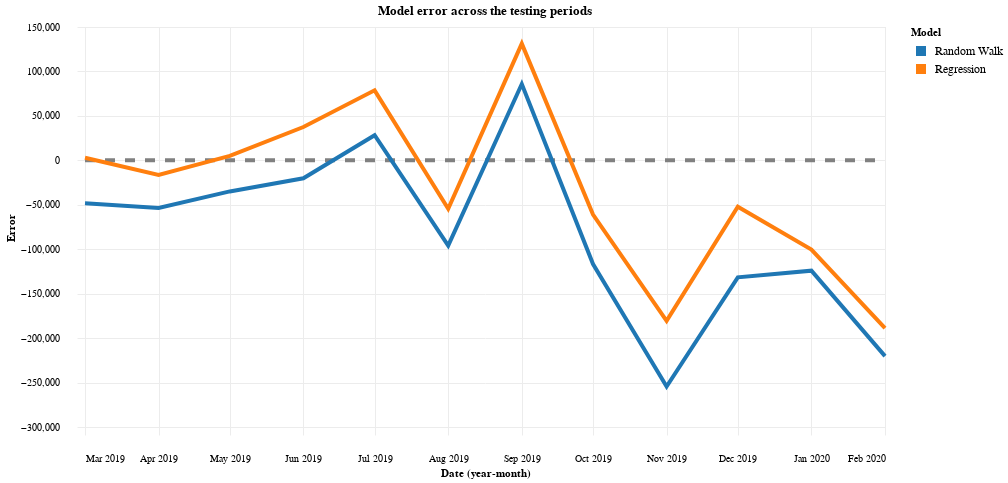

Source (notebook cell):
### Markdown cell above
### <a id="evaluation-models">Evaluation of the models</a>

The figure below outlines the deviation of each model's forecasts from the actual number of sales. The regression forecasts are higher due to the inclusion of the trend line. Both models underpredicted the end of year seasonality, but the forecasts from the regression model were a lot closer to the true values. The forecasts seem to get more unstable over time, however our sample only contains 26 data points so any further optimisation may lead to overfitting.

The table compares each model's performance; where the regression error measured lower across MSE, RMSE, MAE and MAPE. Using the RMSE as a guideline, the average forecast deviates +/- 97,000 from the actual number of sales.

### Code cell
# Calculate the model error
mdl_cv_pred = pd.DataFrame(mdl_cv_pred, index = mdl_cv_pred_dates)
mdl_cv_true_values = mdl_cv_pred.merge(ts, how = 'inner', left_index = True, right_index = True)['Sales']

mdl_cv_pred_error = mdl_cv_pred.sub(mdl_cv_true_values, axis = 0)
mdl_cv_pred_error.index.name = 'Date'

mdl_cv_pred_error = pd.melt(
    mdl_cv_pred_error.reset_index(),
    id_vars = 'Date',
    value_vars = mdl_cv_pred_error.columns,
    var_name = 'Model',
    value_name = 'Error'
)

mdl_cv_pred_error['Date'] = pd.to_datetime(mdl_cv_pred_error['Date'])

# Dashed line at 0
mdl_line = pd.DataFrame({'Date': mdl_cv_pred_error['Date'].unique(), 'Error': 0})

alt.Chart(mdl_line).mark_line(color = '#808080', strokeDash = [10, 10]).encode(
    x = alt.X('Date', timeUnit = 'yearmonth'),
    y = 'Error'
) + alt.Chart(mdl_cv_pred_error).mark_line().encode(
    x = alt.X('Date', timeUnit = 'yearmonth'),
    y = 'Error',
    color = 'Model'
).properties(
    title = "Model error across the testing periods"
)

### Figure 1 — Vega-Lite specification as saved in the notebook (floating-point values rounded to 4 significant figures)
{"background": "#FFFFFF", "config": {"axis": {"domainOpacity": 0, "gridColor": "#ECECEC", "labelFontSize": 10, "labelPadding": 18, "tickColor": "#ECECEC", "tickSize": 8}, "legend": {"clipHeight": 16, "symbolStrokeWidth": 10, "labelFontSize": 12}, "line": {"size": 4}, "mark": {"color": "#000000"}, "point": {"fill": "#BABABA", "size": 150}, "range": {"category": {"scheme": "category10"}}}, "height": 400, "width": 800, "layer": [{"data": {"name": "data-bc3fae4de3685d1c71340f6180f9c507"}, "mark": {"type": "line", "color": "#808080", "strokeDash": [10, 10]}, "encoding": {"x": {"field": "Date", "timeUnit": "yearmonth", "type": "temporal"}, "y": {"field": "Error", "type": "quantitative"}}}, {"data": {"name": "data-1e830ec455ff2afeaefd60081277ff5c"}, "mark": {"type": "line"}, "encoding": {"color": {"field": "Model", "type": "nominal"}, "x": {"field": "Date", "timeUnit": "yearmonth", "type": "temporal"}, "y": {"field": "Error", "type": "quantitative"}}, "title": "Model error across the testing periods"}], "$schema": "https://vega.github.io/schema/vega-lite/v5.20.1.json", "datasets": {"data-bc3fae4de3685d1c71340f6180f9c507": [{"Date": "2019-03-31T00:00:00", "Error": 0}, {"Date": "2019-04-30T00:00:00", "Error": 0}, {"Date": "2019-05-31T00:00:00", "Error": 0}, {"Date": "2019-06-30T00:00:00", "Error": 0}, {"Date": "2019-07-31T00:00:00", "Error": 0}, {"Date": "2019-08-31T00:00:00", "Error": 0}, {"Date": "2019-09-30T00:00:00", "Error": 0}, {"Date": "2019-10-31T00:00:00", "Error": 0}, {"Date": "2019-11-30T00:00:00", "Error": 0}, {"Date": "2019-12-31T00:00:00", "Error": 0}, {"Date": "2020-01-31T00:00:00", "Error": 0}, {"Date": "2020-02-29T00:00:00", "Error": 0}], "data-1e830ec455ff2afeaefd60081277ff5c": [{"Date": "2019-03-31T00:00:00", "Model": "Random Walk", "Error": -48340.0}, {"Date": "2019-04-30T00:00:00", "Model": "Random Walk", "Error": -53510.0}, {"Date": "2019-05-31T00:00:00", "Model": "Random Walk", "Error": -34980.0}, {"Date": "2019-06-30T00:00:00", "Model": "Random Walk", "Error": -20190.0}, {"Date": "2019-07-31T00:00:00", "Model": "Random Walk", "Error": 28290.0}, {"Date": "2019-08-31T00:00:00", "Model": "Random Walk", "Error": -96000.0}, {"Date": "2019-09-30T00:00:00", "Model": "Random Walk", "Error": 85870.0}, {"Date": "2019-10-31T00:00:00", "Model": "Random Walk", "Error": -116700.0}, {"Date": "2019-11-30T00:00:00", "Model": "Random Walk", "Error": -254400.0}, {"Date": "2019-12-31T00:00:00", "Model": "Random Walk", "Error": -131600.0}, {"Date": "2020-01-31T00:00:00", "Model": "Random Walk", "Error": -124100.0}, {"Date": "2020-02-29T00:00:00", "Model": "Random Walk", "Error": -220300.0}, {"Date": "2019-03-31T00:00:00", "Model": "Regression", "Error": 2908.0}, {"Date": "2019-04-30T00:00:00", "Model": "Regression", "Error": -16400.0}, {"Date": "2019-05-31T00:00:00", "Model": "Regression", "Error": 5023.0}, {"Date": "2019-06-30T00:00:00", "Model": "Regression", "Error": 37500.0}, {"Date": "2019-07-31T00:00:00", "Model": "Regression", "Error": 78750.0}, {"Date": "2019-08-31T00:00:00", "Model": "Regression", "Error": -54520.0}, {"Date": "2019-09-30T00:00:00", "Model": "Regression", "Error": 131300.0}, {"Date": "2019-10-31T00:00:00", "Model": "Regression", "Error": -61020.0}, {"Date": "2019-11-30T00:00:00", "Model": "Regression", "Error": -180600.0}, {"Date": "2019-12-31T00:00:00", "Model": "Regression", "Error": -52280.0}, {"Date": "2020-01-31T00:00:00", "Model": "Regression", "Error": -100400.0}, {"Date": "2020-02-29T00:00:00", "Model": "Regression", "Error": -188800.0}]}}
